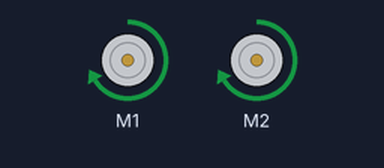
Bench run of a sketch on a simulated Arduino Uno, built with avr-gcc and run on an emulated ATmega328P. On the bench: 2 × DC motor (green arrow = forward, orange = backward, longer = faster).

Above: at 4.5 s.
At 12.4 s:
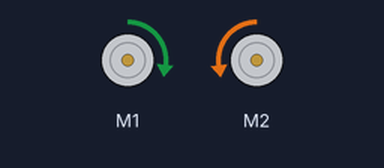
At 16.8 s:
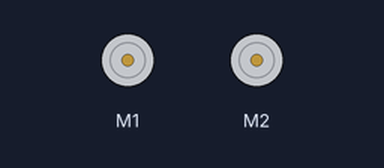
Timing chart, 0 to 23.2 s (numbered marks = the images above):
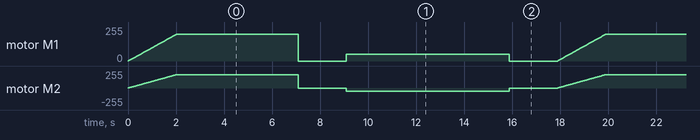

The sketch:

case1_motor_solely.ino
```cpp
//Including necessary libraries
#include <Wire.h>
#include <Adafruit_MotorShield.h>
#include "utility/Adafruit_MS_PWMServoDriver.h"
const int front_ultrasonic_pin = 9;
const int side_ultrasonic_pin = 0;
const int buttonPin = 3;
//Shall we let the robot to detect distance right after leaving the tunnel if less than a threshold(distance to wall) no obstacle

void setup() {
  Serial.begin(9600);

  }

void loop() {
  Adafruit_MotorShield AFMS = Adafruit_MotorShield();
  AFMS.begin();
  Adafruit_DCMotor *left = AFMS.getMotor(1);
  Adafruit_DCMotor *right = AFMS.getMotor(2);
  through_tunnel(left, right);
  left->run(RELEASE);
  right->run(RELEASE);
  delay(20000);
}

void through_tunnel(Adafruit_DCMotor *left,Adafruit_DCMotor *right) { //done
  //from starting point - go into tunnel
  //Move to the tunnel entrance
  forward(left,right,96);

  //Facing the tunnel
  clockwise_90(left,right);

  //Move through tunnel to the mark-up point
  forward(left,right,117);
}


void forward(Adafruit_DCMotor *left, Adafruit_DCMotor *right,int distance){
  float wait_time;
  int i;
  left->run(FORWARD);
  right->run(FORWARD);
  for (i=0; i<200; i++) {
    left->setSpeed(i);
    right->setSpeed(i);
    delay(10);
  }
  wait_time = (distance/1.89);
  left->setSpeed(200);
  right->setSpeed(200);
  delay(wait_time*100);
  left->run(RELEASE);
  right->run(RELEASE);
  delay(2000);
  }

void clockwise_90(Adafruit_DCMotor *left,Adafruit_DCMotor *right){
  left->run(FORWARD);
  right->run(BACKWARD);
  left->setSpeed(50);
  right->setSpeed(52);
  delay(6790);
  left->run(RELEASE);
  right->run(RELEASE);
  delay(2000);
  }
```
